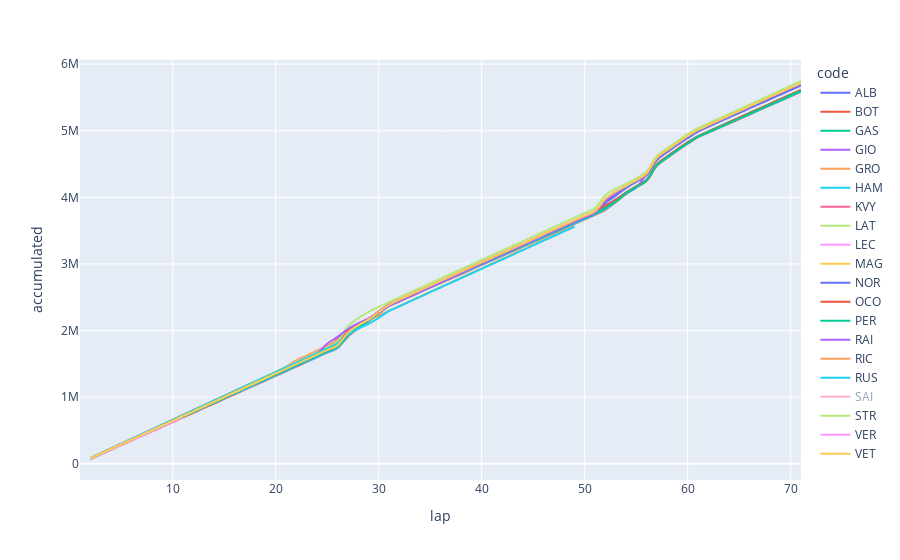

Write notebook code for a chart like this one.
### Markdown cell above
Plotting Laps against Accumulated Time allows us to observe drivers pace compared to others.

By plotting lap on the x-axis and accumulated milliseconds on the y-axis we can infer the following:
- A constant slope reflects consistent pace (i.e driver lap times are consistent over laps in lap x time units)
- A decrease in slope reflects an increase in pace (i.e driver is covering more laps in shorter amount of time)
    - By calculating the slope using upper and lower bounds (laps), we can get a sense of the pace during those laps
- We can identify pit windows by looking for increases in slope. This window can allow teams and drivers to gain ground on opponents, or increase the gap between them and the opponents behind them. 
    - Additionally, we can identify how a driver responds before/after they box as well as being subject to undercut/overcuts
- We can consider each driver's curve as a function, and therefore use the integral (with upper/lower bounds being laps) to calculate area under the curve (AUC) and compare the lap x time deltas between multiple drivers. Additionally, if we consider lap = distance, the AUC reflects speed squared.

### Code cell
fig = px.line(r1, x = "lap", y = "accumulated", color = "code", line_shape="spline", render_mode="svg")
fig.show()
